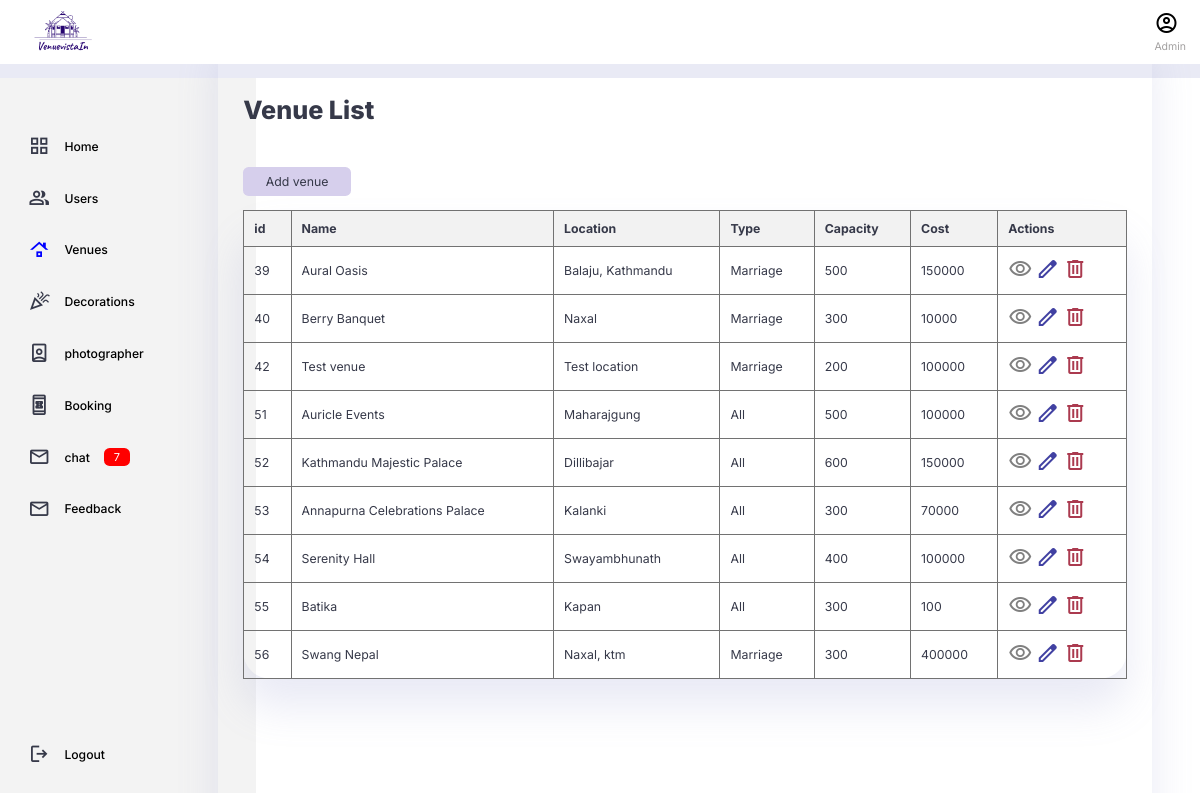
The page /venue_list on the database its author committed.
### Venues/models.py (models this page shows)
class Venues(models.Model): #making class
    Name = models.CharField(max_length=100) #making field
    Location = models.CharField(max_length=100) #making field
    Type = models.CharField(max_length=100,null=True,default=None) #making field
    Description = models.CharField(max_length=200) #making field
    Capacity = models.IntegerField(default=0, null=True, blank=True)
    Cost= models.IntegerField(default=0, null=True, blank=True)
    Venue_image = models.ManyToManyField('ImageFile')

### Venues/views.py (the view)
# urls.py: path('venue_list', views.venue_list, name= "venue_list"),  #Path for the register page
def venue_list(request):
    venues = Venues.objects.all()  #fetch venues from the database
    return render(request, 'venues/venue_list.html', {'venues': venues})

### templates/venues/venue_list.html (shortened to what this page needs)
{% load static %}
 <!DOCTYPE html>
 <html lang="en">
 <head>
     <link rel="stylesheet" href="{% static 'css/venuelist.css' %}">
     <link rel="stylesheet" href="https://cdnjs.cloudflare.com/ajax/libs/font-awesome/4.7.0/css/font-awesome.min.css">
 </head>
</head>
<body>
    <div class="navbar">
        <div class="logo">
            <img src="{% static 'images/logoa.png' %}">
        </div>
        <div class="profile">
            <button id="btn">
                <span class="material-symbols-outlined">account_circle</span>
            </button>
            <div class="info">
                <small class="text-muted">Admin </small>
            </div>
        </div>
  </div>
  <div class="container">
    <aside>
        <div class="top">
            <div class="sidebar">
                <a href="/adminpanel">
                    <span class="material-symbols-outlined">grid_view</span>
                    <h3> Home </h3>
                </a>
                <a href="/user_list" onclick="loadUenueList()">
                    <span class="material-symbols-outlined">group</span>
                    <h3> Users </h3>
                </a>
                <a href="/venue_list" class="sidebar-link" style="color:blue;" onclick="loadVenueList()">
                    <span class="material-symbols-outlined">roofing</span>
                    <h3> Venues </h3>
                </a>
                <a href="/decoration_list">
                    <span class="material-symbols-outlined">celebration</span>
                    <h3> Decorations </h3>
                </a>
                <a href="/photographer_list">
                    <span class="material-symbols-outlined"> person_book</span>
                    <h3> photographer </h3>
                </a>
                <a href="/booking_list">
                    <span class="material-symbols-outlined">book_online</span>
                    <h3> Booking </h3>
                </a>
                <a href="/chat">
                    <span class="material-symbols-outlined">mail_outline</span>
                    <h3> chat </h3>
                    <span class="message-count">7</span>
                </a>
                <a href="/feedback">
                    <span class="material-symbols-outlined">mail_outline</span>
                    <h3> Feedback </h3>
                </a>
                <a href="LogOut">
                    <span class="material-symbols-outlined">logout</span>
                    <h3> Logout </h3>
                </a>
            </div>
        </div>
    </aside>
    <main>
      <h1>Venue List</h1>
     <div class="addvenue">
      <a href="{% url 'addvenue' %}" class="btn btn-primary">Add venue</a>
     </div>
    <div class="tab">
      <table>
        <thead>
            <tr>
                <th>id</th>
                <th>Name</th>
                <th>Location</th>
                <th>Type</th>
                <th>Capacity</th>
                <th>Cost</th>
                <th>Actions</th>
            </tr>
        </thead>
        <tbody>
            {% for venue in venues %}
                <tr>
                    <td>{{ venue.id }}</td>
                    <td>{{ venue.Name }}</td>
                    <td>{{ venue.Location }}</td>
                    <td>{{ venue.Type }}</td>
                    <td>{{ venue.Capacity }}</td>
                    <td>{{ venue.Cost }}</td>
                    <td>
                        <a href="{% url 'view_venue' venue.id %}" class="btn btn-info"><span class="material-symbols-outlined" style="color:gray">visibility</span> </a>
                        <a href="{% url 'update_venue' venue.id %}" enctype="multipart/form-data" class="btn btn-primary"><span class="material-symbols-outlined" style="color:#4141a2">edit</span></a>
                        <a href="{% url 'delete_venue' venue.id %}" onclick="return confirmDelete('{{ venue.Name }}');" class="btn btn-danger" style="color:#ab3a4f"><span class="material-symbols-outlined">delete</span></a>
                    </td>
                </tr>
            {% endfor %}
        </tbody>
      </table>
    </div>
    </main>
   </div>
</body>
</html>

### static/css/venuelist.css (style rules this page uses)
:root { --color-dark:#363949; --color-light: rgba(132, 139, 200, 0.18); --color-info-dark:rgb(161, 159, 159); --color-info-light:rgb(255, 255, 255); --card-border-radius: 2rem; --border-radius-1: 0.4rem; --border-radius-2: 0.8rem; --border-radius-3: 1.2rem; --card-padding: 1.8rem; --padding-1: 1.2rem; --box-shadow: 0 2rem 3rem var(--color-light); }
* { margin:0; padding:0; outline:0; appearance: none; border: 0; text-decoration: none; list-style: none; box-sizing: none; box-sizing: border-box; }
html { font-size: 14px; }
body { width:100vw; height: 100vh; font-family: inter, sans-serif; font-size: 0.88rem; background:white; user-select: none; overflow-x: hidden; color: var(--color-dark); }
.container { position: relative; display: grid; width: 96%; margin: 0; background:white; gap: 1.8em; grid-template-columns: 14rem auto; }
a { color: var(--color-dark); }
img { display: block; width: 100%; }
h1 { font-weight: 800; font-size: 1.8rem; }
h3 { font-size: 0.87rem; color: #000; }
small { font-size: 0.75rem; }
.text-muted { color:var(--color-info-dark); }
aside .sidebar { display: flex; flex-direction: column; height: 86vh; position: relative; top: 3rem; }
aside h3 { font-weight: 500; color: #000; }
aside .sidebar a { display: flex; color:var(--color-dark); margin-left: 2rem; gap: 1rem; align-items: center; position: relative; height: 3.7rem; transition: all 300ms ease; }
aside .sidebar a span { font-size: 1.6rem; transition: all 300ms ease; }
aside .sidebar a:last-child { position: absolute; bottom: 2rem; width: 100%; }
aside .sidebar .message-count { background: red; color: white; padding: 2px 10px; font-size: 11px; border-radius: var(--border-radius-1); }
main { margin-top: 1.4rem; }
main .addvenue { display: inline-block; background: rgb(227, 232, 236); background-color: #d6cfec; color: blue; border-radius: var(--border-radius-1); margin-top: 3rem; padding: 0.5rem 1.6rem; left: 0; }
main ,table { padding: var(--card-padding); border-radius: var(--card-border-radius); margin-top: 1rem; box-shadow: var(--box-shadow); transition: all 300ms ease; }

### templates/venues/venue_list.html (style rules this page uses)
table { border-collapse: collapse; width: 100%; }
th, td { border: 1px solid #727272; text-align:left; white-space: nowrap; padding: 10px; }
th { background-color: #f2f2f2; }
.navbar { display: flex; justify-content: end; height:4.6rem; gap: 2rem; position: fixed; display: flex; justify-content: space-between; align-items: center; background: white; box-shadow: 0 1rem var(--color-light); top: 0; left: 0; width: 100%; z-index: 2; }
.navbar .logo { margin-left: 1rem; }
.navbar .logo img { width: 100px; height: auto; }
.navbar .profile { margin-right: 1rem; }
.navbar .profile button { background: none; border: none; cursor: pointer; }
aside { height: 100vh; width: 32vh; margin-top: 40%; background: rgb(243, 243, 243); }
h1 { font-weight: 800; font-size: 1.8rem; margin-top: 4rem; }

### rows shown on the page
Venues: id "39", Name "Aural Oasis", Location "Balaju, Kathmandu", Type "Marriage", Capacity "500", Cost "150000"
Venues: id "40", Name "Berry Banquet", Location "Naxal", Type "Marriage", Capacity "300", Cost "10000"
Venues: id "42", Name "Test venue", Location "Test location", Type "Marriage", Capacity "200", Cost "100000"
Venues: id "51", Name "Auricle Events", Location "Maharajgung", Type "All", Capacity "500", Cost "100000"
Venues: id "52", Name "Kathmandu Majestic Palace", Location "Dillibajar", Type "All", Capacity "600", Cost "150000"
Venues: id "53", Name "Annapurna Celebrations Palace", Location "Kalanki", Type "All", Capacity "300", Cost "70000"
Venues: id "54", Name "Serenity Hall", Location "Swayambhunath", Type "All", Capacity "400", Cost "100000"
Venues: id "55", Name "Batika", Location "Kapan", Type "All", Capacity "300", Cost "100"
Venues: id "56", Name "Swang Nepal", Location "Naxal, ktm", Type "Marriage", Capacity "300", Cost "400000"
